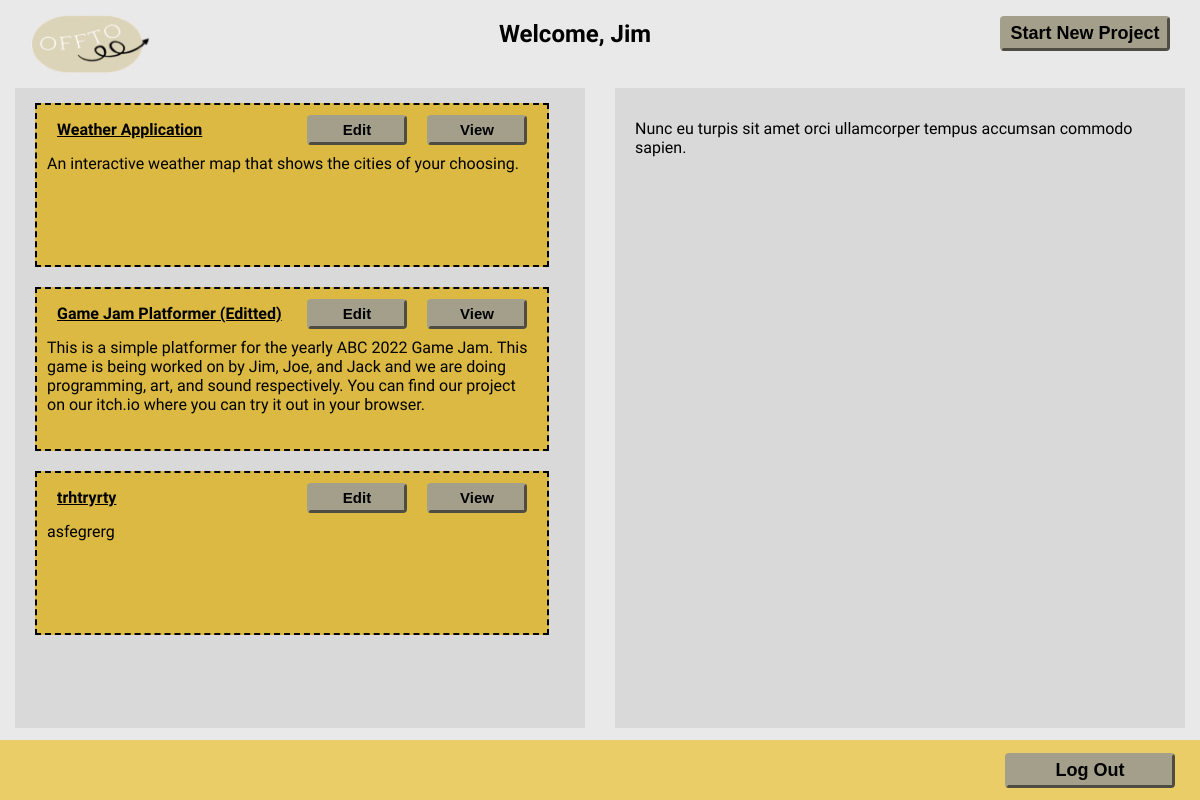
The page /Offto/ (signed in) on the database its author committed.
### ProjectManager/models.py (models this page shows, shortened)
class Project(models.Model):
    project_owner = models.ForeignKey(User, null=True, on_delete=models.CASCADE)
    project_title = models.CharField(max_length=50) #, unique=True)
    project_description = models.TextField(blank=True, null=True)
    number_of_tasks = models.IntegerField(default=0)
    project_deadline = models.DateField(blank=True, null=True)
    project_progress = models.FloatField(default=0)

### ProjectManager/views.py (the view)
# urls.py: path('', index_view, name="blank"),
def index_view(request):
    if request.user.is_authenticated:
        print("(authed) USER:", request.user, "\n")
        user_projects = request.user.project_set.all()
        context = {
            'user_projects':user_projects
        }
        return render(request, 'ProjectManager/index.html', context)
    else:
        print("redirecting from INDEX to LOG IN", "\n")
        return redirect("log_in")

### ProjectManager/templates/ProjectManager/index.html (shortened to what this page needs)
{% extends 'ProjectManager/base.html' %}
{% load static %}
{% block content %}
        <div id="index_top">
            <img id="logo" src="{% static 'ProjectManager/Offto_logo.png' %}" alt="logo_placeholder">
            {% if user.is_authenticated %}
                <h2> Welcome, {{ user.username }} </h2>
            {% else %}
                <h2> No one is logged in. How did you get to this page? </h2>
            {% endif %}
            <button class="button" onclick="window.location.href = '{% url 'projects' page='create' %}';">
                Start New Project
            </button>
        </div>
        <div id="index_container">
            <div class="index_item">
                {% if user_projects %}
                    {% for project in user_projects %}
                        <div class="icl_item">
                            <div class="icl_content">
                                <h4> {{ project.project_title }} </h4>
                                <button class="button" onclick="window.location.href = '{% url 'view_project' page='view' project_id=project.pk %}';">
                                    View
                                </button>
                                <button class="button" onclick="window.location.href = '{% url 'edit_project' page='edit' project_id=project.pk %}';">
                                    Edit
                                </button>
                                <p> {{ project.project_description }} </p>
                            </div>
                        </div>
                    {% endfor %}
                {% else %}
                    <div class="icl_content">
                        <h4> You don't have any projects yet. </h4>
                        <p> Click the "create project" button to start a project. </p>
                    </div>
                {% endif %}
            </div>
            <div class="index_item">
                <p>
                  Nunc eu turpis sit amet orci ullamcorper tempus accumsan
                  commodo sapien.
                </p>
            </div>
        </div>
{% endblock %}
{% block footer_right %}
    <button class="button" onclick="window.location.href = '{% url 'accounts' page='log_out' %}';">
        Log Out
    </button>
{% endblock %}

### ProjectManager/templates/ProjectManager/base.html (shortened to what this page needs)
<!DOCTYPE html>
{% load static %}
<html lang="en">
    <head>
        <link rel="stylesheet" href="{% static 'ProjectManager/pm.css' %}">
    </head>
    <body>
        {% block content %}{% endblock %}
        {% block footer %}
        <div id="footer">
          <div class="footer_content">
            {% block footer_right %} <p> footer right </p> {% endblock %}
          </div>
        </div>
        {% endblock %}
    </body>
</html>

### ProjectManager/static/ProjectManager/pm.css (style rules this page uses)
html, body { background-color: #EAE9E9; font-family: 'Rufina', serif; margin: 0; padding: 0; }
body { height: 100vh; width: 100vw; min-width: 1000px; min-height: 800px; overflow: hidden; }
#footer { background-color: #EACD66; display: flex; justify-content: space-between; align-items: center; position: fixed; bottom: 0; left: 0; height: 60px; width: 100%; }
.footer_content { margin: 5px 25px; }
#index_top { display: flex; flex-direction: row; justify-content: space-between; align-items: center; margin: 0px 30px; }
#index_top img { position: relative; top: 10px; margin-left: 0px; width: 120px; height: 60px; }
#index_container { background-color: none; display: flex; gap: 30px; margin: 20px 15px; height: 80%; }
.index_item { padding: 15px 40px 15px 20px; display: flex; flex-direction: column; background-color: #D9D9D9; flex-grow: 1; flex-basis: 0; }
.icl_content { background-color: #DBB943; text-overflow: clip; width: 100%; height: 160px; border: 2px dashed black; margin-bottom: 20px; }
.icl_content .button { width: 100px; height: 30px; font-size: 15px; float: right; margin: 10px 20px 0px 0px; }
.icl_content h4 { display: inline-block; text-decoration: underline; text-align: center; margin: 15px 0px 0px 20px; }
.icl_content p { padding-top: 15px; margin: 0px 10px; }
.button { background-color: #A39F8A; border-radius: 4px; border: 3px outset #A39F8A; font-weight: bold; font-size: 18px; align: center; width: 170px; height: 35px; }
img { margin-left: 20px; }

### rows shown on the page
Project: project_title "Weather Application", project_description "An interactive weather map that shows the cities of your choosing."
Project: project_title "Game Jam Platformer (Editted)", project_description "This is a simple platformer for the yearly ABC 2022 Game Jam. This game is being worked on by Jim, Joe, and Jack and we are doing programming, art, and sound respectively. You can find our project on our itch.io where you can try it out in your browser."
Project: project_title "trhtryrty", project_description "asfegrerg"

### other values the page prints
{{ user.username }} "Jim"
